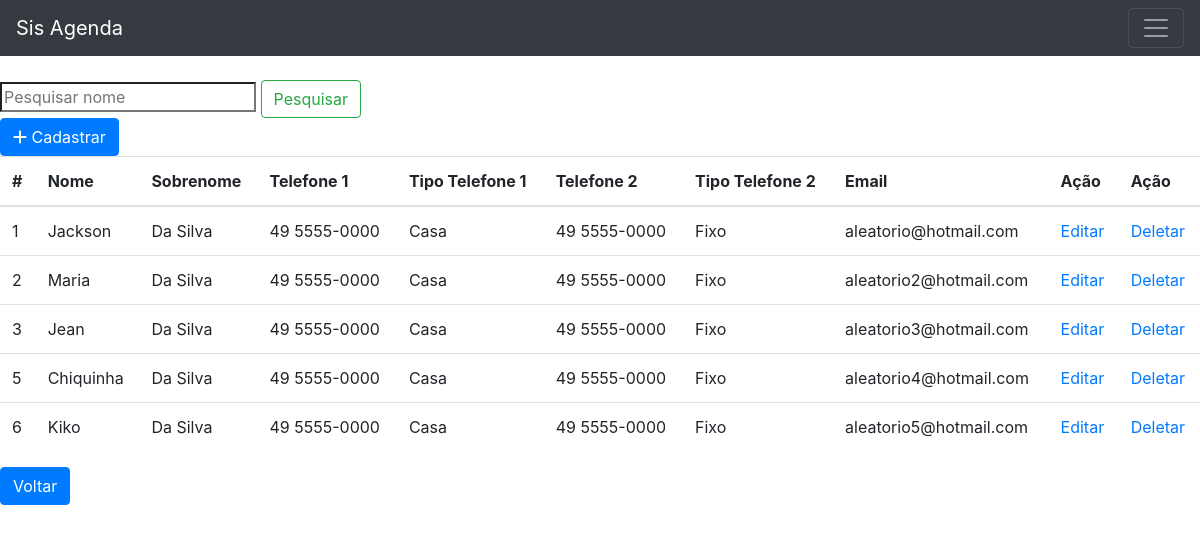
The page /pagina/contatoList.php on the database its author committed.
### tables this page shows
CREATE TABLE IF NOT EXISTS `contato` (
  `id` int NOT NULL AUTO_INCREMENT,
  `nome` varchar(100) NOT NULL DEFAULT '0',
  `sobrenome` varchar(100) NOT NULL DEFAULT '0',
  `cpf` varchar(14) NOT NULL DEFAULT '0',
  `telefone1` varchar(20) NOT NULL DEFAULT '0',
  `tipo_telefone1` varchar(14) NOT NULL DEFAULT '0',
  `telefone2` varchar(14) NOT NULL DEFAULT '0',
  `tipo_telefone2` varchar(14) NOT NULL DEFAULT '0',
  `email` VARCHAR(200) NOT NULL DEFAULT '0',
  PRIMARY KEY (`id`)
);

### database/bd_contato.php (called while the page is built, shortened)
<?php
class BD
{
    private $host = "localhost";
    private $dbname = "db_aula_tai";
    private $port = 3306;
    private $usuario = "root";
    private $senha = "";
    private $db_charset = "utf8";
    public function conn()
    {
        $conn = "mysql:host=$this->host;
            dbname=$this->dbname;port=$this->port";
        return new PDO(
            $conn,
            $this->usuario,
            $this->senha,
            [PDO::MYSQL_ATTR_INIT_COMMAND => "SET NAMES " . $this->db_charset]
        );
    }
    public function select()
    {
        $conn = $this->conn();
        $st = $conn->prepare("SELECT * FROM contato");
        $st->execute();
        return $st;
    }
}

### pagina/contatoList.php (the view, shortened to what this page needs)
<?php
include "../database/bd_contato.php";
?>
<!DOCTYPE html>
<html lang="en">
<head>
</head>
<link rel="stylesheet" href="https://stackpath.bootstrapcdn.com/bootstrap/4.1.3/css/bootstrap.min.css"/>
<link rel="stylesheet" href="https://cdnjs.cloudflare.com/ajax/libs/font-awesome/6.1.1/css/all.min.css" />
<body>
<nav class="navbar navbar-dark bg-dark">
  <a class="navbar-brand" href="../index.php">Sis Agenda</a>
  <button class="navbar-toggler" type="button" data-toggle="collapse" data-target="#navbarNav" aria-controls="navbarNav" aria-expanded="false" aria-label="Alterna navegação">
    <span class="navbar-toggler-icon"></span>
  </button>
</nav>
    <form action="./contatoList.php" method="post">
        <input type="search" name="nome" placeholder="Pesquisar nome">
        <input type="submit" class="btn btn-outline-success" value="Pesquisar">
    </form>
    <a type="button" class="btn btn-primary" href="./contatoForm.php"> <i class="fa-solid fa-plus plus"></i> Cadastrar</a></br>
    <?php
    $objBD = new BD();
    $objBD->conn();
    if (!empty($_POST['nome'])) {
        $result = $objBD->pesquisar($_POST);
    } else {
        $result = $objBD->select();
    }
    echo "<table class='table table-hover'>
    <thead>
      <tr>
     <th scope='col'>#</th>
     <th scope='col'>Nome</th>
     <th scope='col'>Sobrenome</th>
     <th scope='col'>Telefone 1</th>
     <th scope='col'>Tipo Telefone 1</th>
     <th scope='col'>Telefone 2</th>
     <th scope='col'>Tipo Telefone 2</th>
     <th scope='col'>Email</th>
     <th scope='col'>Ação</th>
     <th scope='col'>Ação</th>
    </tr>
    </thead>
            ";
    foreach ($result as $item) {
        echo "
        <tr>
            <td>" . $item['id'] . "</td>
            <td>" . $item['nome'] . "</td>
            <td>" . $item['sobrenome'] . "</td>
            <td>" . $item['telefone1'] . "</td>
            <td>" . $item['tipo_telefone1'] . "</td>
            <td>" . $item['telefone2'] . "</td>
            <td>" . $item['tipo_telefone2'] . "</td>
            <td>" . $item['email'] . "</td>
            <td><a href='./contatoForm.php?id=" . $item['id'] . "'>Editar</a></td>
            <td><a href='./contatoList.php?id=" . $item['id'] . "'
                   onclick=\"return confirm('Deseja realmente remover o registro?') \" >Deletar</a></td>
        </tr>";
    }
    echo "</table>";
    ?>
 <a class="btn btn-primary" class="fa-solid fa-circle-arrow-left" href="../index.php">Voltar</a> <br>
</body>
</html>

### rows shown on the page
contato: id "1", nome "Jackson", sobrenome "Da Silva", telefone1 "49 5555-0000", tipo_telefone1 "Casa", telefone2 "49 5555-0000", tipo_telefone2 "Fixo", email "aleatorio@hotmail.com"
contato: id "2", nome "Maria", sobrenome "Da Silva", telefone1 "49 5555-0000", tipo_telefone1 "Casa", telefone2 "49 5555-0000", tipo_telefone2 "Fixo", email "aleatorio2@hotmail.com"
contato: id "3", nome "Jean", sobrenome "Da Silva", telefone1 "49 5555-0000", tipo_telefone1 "Casa", telefone2 "49 5555-0000", tipo_telefone2 "Fixo", email "aleatorio3@hotmail.com"
contato: id "5", nome "Chiquinha", sobrenome "Da Silva", telefone1 "49 5555-0000", tipo_telefone1 "Casa", telefone2 "49 5555-0000", tipo_telefone2 "Fixo", email "aleatorio4@hotmail.com"
contato: id "6", nome "Kiko", sobrenome "Da Silva", telefone1 "49 5555-0000", tipo_telefone1 "Casa", telefone2 "49 5555-0000", tipo_telefone2 "Fixo", email "aleatorio5@hotmail.com"
